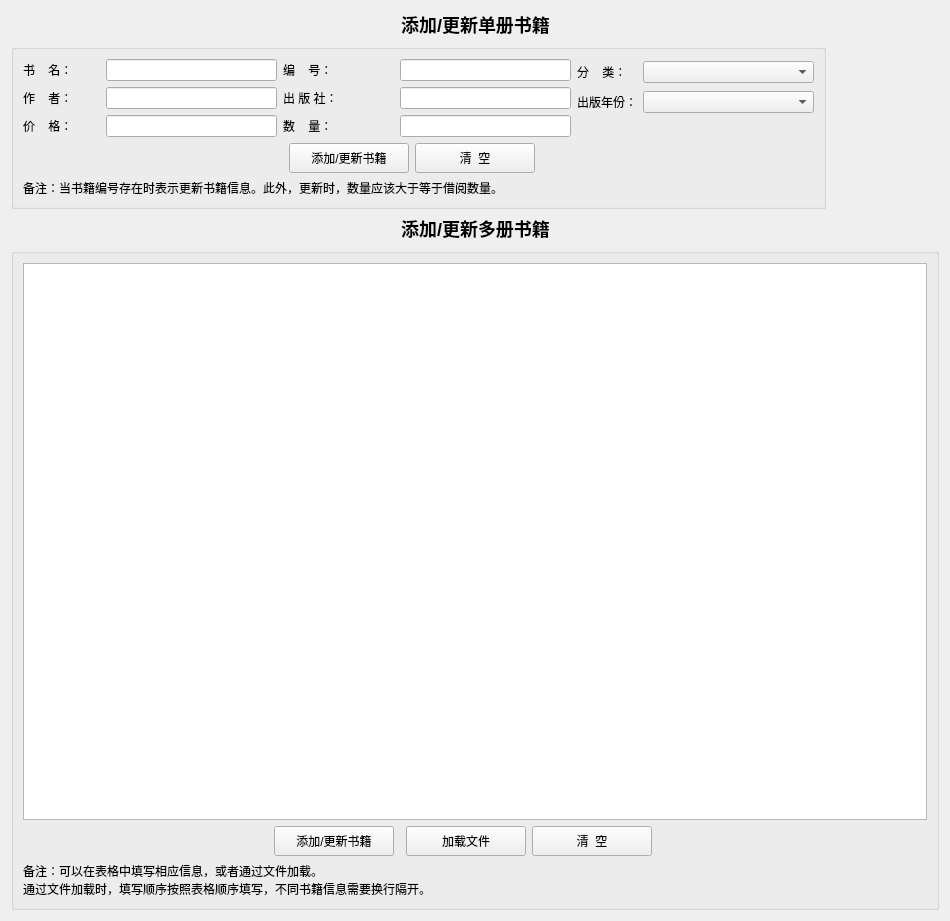
<?xml version="1.0" encoding="UTF-8"?>
<ui version="4.0">
 <class>AddBookWindow</class>
 <widget class="QWidget" name="AddBookWindow">
  <property name="geometry">
   <rect>
    <x>0</x>
    <y>0</y>
    <width>950</width>
    <height>921</height>
   </rect>
  </property>
  <property name="minimumSize">
   <size>
    <width>950</width>
    <height>921</height>
   </size>
  </property>
  <property name="maximumSize">
   <size>
    <width>950</width>
    <height>921</height>
   </size>
  </property>
  <property name="windowTitle">
   <string>Form</string>
  </property>
  <layout class="QGridLayout" name="gridLayout_3">
   <item row="3" column="0">
    <widget class="QGroupBox" name="groupBox_2">
     <property name="title">
      <string/>
     </property>
     <layout class="QGridLayout" name="gridLayout_2">
      <item row="1" column="0">
       <spacer name="horizontalSpacer_10">
        <property name="orientation">
         <enum>Qt::Horizontal</enum>
        </property>
        <property name="sizeHint" stdset="0">
         <size>
          <width>252</width>
          <height>20</height>
         </size>
        </property>
       </spacer>
      </item>
      <item row="0" column="0" colspan="10">
       <widget class="QTableWidget" name="tableWidget"/>
      </item>
      <item row="1" column="8" colspan="2">
       <spacer name="horizontalSpacer_11">
        <property name="orientation">
         <enum>Qt::Horizontal</enum>
        </property>
        <property name="sizeHint" stdset="0">
         <size>
          <width>258</width>
          <height>20</height>
         </size>
        </property>
       </spacer>
      </item>
      <item row="2" column="0" colspan="9">
       <widget class="QLabel" name="label_4">
        <property name="minimumSize">
         <size>
          <width>600</width>
          <height>0</height>
         </size>
        </property>
        <property name="text">
         <string>备注：可以在表格中填写相应信息，或者通过文件加载。
通过文件加载时，填写顺序按照表格顺序填写，不同书籍信息需要换行隔开。</string>
        </property>
       </widget>
      </item>
      <item row="2" column="9">
       <spacer name="horizontalSpacer_6">
        <property name="orientation">
         <enum>Qt::Horizontal</enum>
        </property>
        <property name="sizeHint" stdset="0">
         <size>
          <width>251</width>
          <height>20</height>
         </size>
        </property>
       </spacer>
      </item>
      <item row="1" column="4">
       <widget class="QPushButton" name="Button_addSomeBooksClear">
        <property name="minimumSize">
         <size>
          <width>120</width>
          <height>30</height>
         </size>
        </property>
        <property name="maximumSize">
         <size>
          <width>120</width>
          <height>30</height>
         </size>
        </property>
        <property name="text">
         <string>清  空</string>
        </property>
       </widget>
      </item>
      <item row="1" column="1">
       <widget class="QPushButton" name="Button_addSomeBooks">
        <property name="minimumSize">
         <size>
          <width>120</width>
          <height>30</height>
         </size>
        </property>
        <property name="maximumSize">
         <size>
          <width>120</width>
          <height>30</height>
         </size>
        </property>
        <property name="text">
         <string>添加/更新书籍</string>
        </property>
       </widget>
      </item>
      <item row="1" column="3">
       <widget class="QPushButton" name="Button_loadFile">
        <property name="minimumSize">
         <size>
          <width>120</width>
          <height>30</height>
         </size>
        </property>
        <property name="maximumSize">
         <size>
          <width>120</width>
          <height>30</height>
         </size>
        </property>
        <property name="text">
         <string>加载文件</string>
        </property>
       </widget>
      </item>
     </layout>
    </widget>
   </item>
   <item row="0" column="0">
    <layout class="QHBoxLayout" name="horizontalLayout_11">
     <item>
      <spacer name="horizontalSpacer_4">
       <property name="orientation">
        <enum>Qt::Horizontal</enum>
       </property>
       <property name="sizeHint" stdset="0">
        <size>
         <width>295</width>
         <height>20</height>
        </size>
       </property>
      </spacer>
     </item>
     <item>
      <widget class="QLabel" name="label">
       <property name="text">
        <string>&lt;html&gt;&lt;head/&gt;&lt;body&gt;&lt;p&gt;&lt;span style=&quot; font-size:x-large; font-weight:600;&quot;&gt;添加/更新单册书籍&lt;/span&gt;&lt;/p&gt;&lt;/body&gt;&lt;/html&gt;</string>
       </property>
       <property name="alignment">
        <set>Qt::AlignCenter</set>
       </property>
      </widget>
     </item>
     <item>
      <spacer name="horizontalSpacer_5">
       <property name="orientation">
        <enum>Qt::Horizontal</enum>
       </property>
       <property name="sizeHint" stdset="0">
        <size>
         <width>295</width>
         <height>20</height>
        </size>
       </property>
      </spacer>
     </item>
    </layout>
   </item>
   <item row="1" column="0">
    <layout class="QHBoxLayout" name="horizontalLayout_10">
     <item>
      <widget class="QGroupBox" name="groupBox">
       <property name="maximumSize">
        <size>
         <width>815</width>
         <height>16777215</height>
        </size>
       </property>
       <property name="title">
        <string/>
       </property>
       <layout class="QGridLayout" name="gridLayout">
        <item row="0" column="1" colspan="4">
         <layout class="QVBoxLayout" name="verticalLayout_3">
          <item>
           <layout class="QHBoxLayout" name="horizontalLayout_4">
            <item>
             <widget class="QLabel" name="label_userID">
              <property name="text">
               <string>编    号：</string>
              </property>
             </widget>
            </item>
            <item>
             <widget class="QLineEdit" name="LineEdit_bookID">
              <property name="minimumSize">
               <size>
                <width>171</width>
                <height>0</height>
               </size>
              </property>
              <property name="maximumSize">
               <size>
                <width>171</width>
                <height>16777215</height>
               </size>
              </property>
             </widget>
            </item>
           </layout>
          </item>
          <item>
           <layout class="QHBoxLayout" name="horizontalLayout_6">
            <item>
             <widget class="QLabel" name="label_userID_3">
              <property name="text">
               <string>出 版 社：</string>
              </property>
             </widget>
            </item>
            <item>
             <widget class="QLineEdit" name="LineEdit_publisher">
              <property name="minimumSize">
               <size>
                <width>171</width>
                <height>0</height>
               </size>
              </property>
              <property name="maximumSize">
               <size>
                <width>171</width>
                <height>16777215</height>
               </size>
              </property>
              <property name="text">
               <string/>
              </property>
             </widget>
            </item>
           </layout>
          </item>
          <item>
           <layout class="QHBoxLayout" name="horizontalLayout_5">
            <item>
             <widget class="QLabel" name="label_password_3">
              <property name="text">
               <string>数    量：</string>
              </property>
             </widget>
            </item>
            <item>
             <widget class="QLineEdit" name="LineEdit_booknum">
              <property name="minimumSize">
               <size>
                <width>171</width>
                <height>0</height>
               </size>
              </property>
              <property name="maximumSize">
               <size>
                <width>171</width>
                <height>16777215</height>
               </size>
              </property>
             </widget>
            </item>
           </layout>
          </item>
         </layout>
        </item>
        <item row="1" column="0" colspan="2">
         <spacer name="horizontalSpacer_2">
          <property name="orientation">
           <enum>Qt::Horizontal</enum>
          </property>
          <property name="sizeHint" stdset="0">
           <size>
            <width>326</width>
            <height>20</height>
           </size>
          </property>
         </spacer>
        </item>
        <item row="1" column="2">
         <widget class="QPushButton" name="Button_addOneBook">
          <property name="minimumSize">
           <size>
            <width>120</width>
            <height>30</height>
           </size>
          </property>
          <property name="maximumSize">
           <size>
            <width>120</width>
            <height>30</height>
           </size>
          </property>
          <property name="text">
           <string>添加/更新书籍</string>
          </property>
         </widget>
        </item>
        <item row="1" column="4" colspan="3">
         <spacer name="horizontalSpacer_3">
          <property name="orientation">
           <enum>Qt::Horizontal</enum>
          </property>
          <property name="sizeHint" stdset="0">
           <size>
            <width>325</width>
            <height>27</height>
           </size>
          </property>
         </spacer>
        </item>
        <item row="0" column="5" colspan="2">
         <layout class="QVBoxLayout" name="verticalLayout_2">
          <item>
           <layout class="QHBoxLayout" name="horizontalLayout_3">
            <item>
             <widget class="QLabel" name="label_userID_2">
              <property name="text">
               <string>分    类：</string>
              </property>
             </widget>
            </item>
            <item>
             <widget class="QComboBox" name="comboBox_type">
              <property name="minimumSize">
               <size>
                <width>171</width>
                <height>0</height>
               </size>
              </property>
              <property name="maximumSize">
               <size>
                <width>171</width>
                <height>16777215</height>
               </size>
              </property>
             </widget>
            </item>
           </layout>
          </item>
          <item>
           <layout class="QHBoxLayout" name="horizontalLayout_7">
            <item>
             <widget class="QLabel" name="label_userID_4">
              <property name="maximumSize">
               <size>
                <width>16777215</width>
                <height>16777215</height>
               </size>
              </property>
              <property name="text">
               <string>出版年份：</string>
              </property>
             </widget>
            </item>
            <item>
             <widget class="QComboBox" name="comboBox_year">
              <property name="minimumSize">
               <size>
                <width>171</width>
                <height>0</height>
               </size>
              </property>
              <property name="maximumSize">
               <size>
                <width>171</width>
                <height>16777215</height>
               </size>
              </property>
             </widget>
            </item>
           </layout>
          </item>
          <item>
           <spacer name="horizontalSpacer">
            <property name="orientation">
             <enum>Qt::Horizontal</enum>
            </property>
            <property name="sizeHint" stdset="0">
             <size>
              <width>40</width>
              <height>20</height>
             </size>
            </property>
           </spacer>
          </item>
         </layout>
        </item>
        <item row="0" column="0">
         <layout class="QVBoxLayout" name="verticalLayout">
          <item>
           <layout class="QHBoxLayout" name="horizontalLayout">
            <item>
             <widget class="QLabel" name="label_userName">
              <property name="minimumSize">
               <size>
                <width>77</width>
                <height>0</height>
               </size>
              </property>
              <property name="maximumSize">
               <size>
                <width>77</width>
                <height>16777215</height>
               </size>
              </property>
              <property name="text">
               <string>书    名：</string>
              </property>
             </widget>
            </item>
            <item>
             <widget class="QLineEdit" name="LineEdit_bookName">
              <property name="minimumSize">
               <size>
                <width>171</width>
                <height>0</height>
               </size>
              </property>
              <property name="maximumSize">
               <size>
                <width>171</width>
                <height>16777215</height>
               </size>
              </property>
             </widget>
            </item>
           </layout>
          </item>
          <item>
           <layout class="QHBoxLayout" name="horizontalLayout_2">
            <item>
             <widget class="QLabel" name="label_password">
              <property name="text">
               <string>作    者：</string>
              </property>
             </widget>
            </item>
            <item>
             <widget class="QLineEdit" name="LineEdit_auther">
              <property name="minimumSize">
               <size>
                <width>171</width>
                <height>0</height>
               </size>
              </property>
              <property name="maximumSize">
               <size>
                <width>171</width>
                <height>16777215</height>
               </size>
              </property>
             </widget>
            </item>
           </layout>
          </item>
          <item>
           <layout class="QHBoxLayout" name="horizontalLayout_8">
            <item>
             <widget class="QLabel" name="label_password_2">
              <property name="text">
               <string>价    格：</string>
              </property>
             </widget>
            </item>
            <item>
             <widget class="QLineEdit" name="LineEdit_price">
              <property name="minimumSize">
               <size>
                <width>171</width>
                <height>0</height>
               </size>
              </property>
              <property name="maximumSize">
               <size>
                <width>171</width>
                <height>16777215</height>
               </size>
              </property>
              <property name="text">
               <string/>
              </property>
             </widget>
            </item>
           </layout>
          </item>
         </layout>
        </item>
        <item row="2" column="0" colspan="6">
         <widget class="QLabel" name="label_2">
          <property name="minimumSize">
           <size>
            <width>600</width>
            <height>0</height>
           </size>
          </property>
          <property name="text">
           <string>备注：当书籍编号存在时表示更新书籍信息。此外，更新时，数量应该大于等于借阅数量。</string>
          </property>
         </widget>
        </item>
        <item row="1" column="3">
         <widget class="QPushButton" name="Button_addOneBookClear">
          <property name="minimumSize">
           <size>
            <width>120</width>
            <height>30</height>
           </size>
          </property>
          <property name="maximumSize">
           <size>
            <width>120</width>
            <height>30</height>
           </size>
          </property>
          <property name="text">
           <string>清  空</string>
          </property>
         </widget>
        </item>
       </layout>
       <zorder>Button_addOneBook</zorder>
       <zorder>horizontalSpacer_2</zorder>
       <zorder>horizontalSpacer_3</zorder>
       <zorder>label_2</zorder>
       <zorder>Button_addOneBookClear</zorder>
      </widget>
     </item>
     <item>
      <spacer name="horizontalSpacer_9">
       <property name="orientation">
        <enum>Qt::Horizontal</enum>
       </property>
       <property name="sizeHint" stdset="0">
        <size>
         <width>103</width>
         <height>20</height>
        </size>
       </property>
      </spacer>
     </item>
    </layout>
   </item>
   <item row="2" column="0">
    <layout class="QHBoxLayout" name="horizontalLayout_9">
     <item>
      <spacer name="horizontalSpacer_7">
       <property name="orientation">
        <enum>Qt::Horizontal</enum>
       </property>
       <property name="sizeHint" stdset="0">
        <size>
         <width>295</width>
         <height>20</height>
        </size>
       </property>
      </spacer>
     </item>
     <item>
      <widget class="QLabel" name="label_3">
       <property name="text">
        <string>&lt;html&gt;&lt;head/&gt;&lt;body&gt;&lt;p&gt;&lt;span style=&quot; font-size:x-large; font-weight:600;&quot;&gt;添加/更新多册书籍&lt;/span&gt;&lt;/p&gt;&lt;/body&gt;&lt;/html&gt;</string>
       </property>
       <property name="alignment">
        <set>Qt::AlignCenter</set>
       </property>
      </widget>
     </item>
     <item>
      <spacer name="horizontalSpacer_8">
       <property name="orientation">
        <enum>Qt::Horizontal</enum>
       </property>
       <property name="sizeHint" stdset="0">
        <size>
         <width>295</width>
         <height>20</height>
        </size>
       </property>
      </spacer>
     </item>
    </layout>
   </item>
  </layout>
 </widget>
 <resources/>
 <connections/>
</ui>
